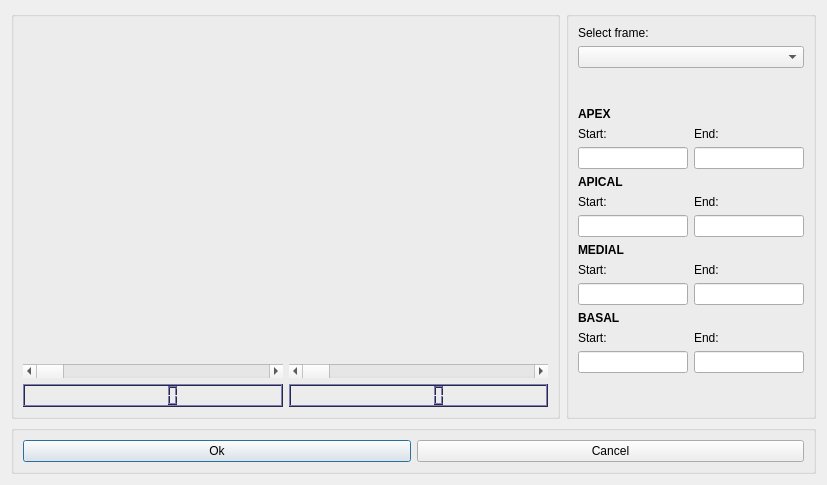
<ui version="4.0" >
 <class>frmAxialRegion</class>
 <widget class="QDialog" name="frmAxialRegion" >
  <property name="geometry" >
   <rect>
    <x>0</x>
    <y>0</y>
    <width>827</width>
    <height>485</height>
   </rect>
  </property>
  <property name="windowTitle" >
   <string>MIV Axial Regions Editor</string>
  </property>
  <layout class="QGridLayout" name="gridLayout_7" >
   <item row="0" column="1" >
    <widget class="QGroupBox" name="groupBox" >
     <property name="sizePolicy" >
      <sizepolicy vsizetype="Preferred" hsizetype="Fixed" >
       <horstretch>0</horstretch>
       <verstretch>0</verstretch>
      </sizepolicy>
     </property>
     <property name="minimumSize" >
      <size>
       <width>250</width>
       <height>0</height>
      </size>
     </property>
     <property name="maximumSize" >
      <size>
       <width>250</width>
       <height>16777215</height>
      </size>
     </property>
     <property name="title" >
      <string/>
     </property>
     <layout class="QGridLayout" name="gridLayout_6" >
      <item row="0" column="0" >
       <widget class="QLabel" name="label" >
        <property name="text" >
         <string>Select frame:</string>
        </property>
       </widget>
      </item>
      <item row="1" column="0" >
       <widget class="QComboBox" name="cboFrame" />
      </item>
      <item row="3" column="0" >
       <layout class="QGridLayout" name="gridLayout_2" >
        <item row="0" column="0" >
         <widget class="QLabel" name="label_2" >
          <property name="font" >
           <font>
            <weight>75</weight>
            <bold>true</bold>
           </font>
          </property>
          <property name="text" >
           <string>APEX</string>
          </property>
         </widget>
        </item>
        <item row="1" column="0" >
         <widget class="QLabel" name="label_3" >
          <property name="text" >
           <string>Start:</string>
          </property>
         </widget>
        </item>
        <item row="1" column="1" >
         <widget class="QLabel" name="label_4" >
          <property name="text" >
           <string>End:</string>
          </property>
         </widget>
        </item>
        <item row="2" column="0" >
         <widget class="QLineEdit" name="txtApexStart" />
        </item>
        <item row="2" column="1" >
         <widget class="QLineEdit" name="txtApexEnd" />
        </item>
       </layout>
      </item>
      <item row="4" column="0" >
       <layout class="QGridLayout" name="gridLayout_3" >
        <item row="0" column="0" >
         <widget class="QLabel" name="label_5" >
          <property name="font" >
           <font>
            <weight>75</weight>
            <bold>true</bold>
           </font>
          </property>
          <property name="text" >
           <string>APICAL</string>
          </property>
         </widget>
        </item>
        <item row="1" column="0" >
         <widget class="QLabel" name="label_6" >
          <property name="text" >
           <string>Start:</string>
          </property>
         </widget>
        </item>
        <item row="1" column="1" >
         <widget class="QLabel" name="label_7" >
          <property name="text" >
           <string>End:</string>
          </property>
         </widget>
        </item>
        <item row="2" column="0" >
         <widget class="QLineEdit" name="txtApicalStart" />
        </item>
        <item row="2" column="1" >
         <widget class="QLineEdit" name="txtApicalEnd" />
        </item>
       </layout>
      </item>
      <item row="5" column="0" >
       <layout class="QGridLayout" name="gridLayout_4" >
        <item row="0" column="0" >
         <widget class="QLabel" name="label_8" >
          <property name="font" >
           <font>
            <weight>75</weight>
            <bold>true</bold>
           </font>
          </property>
          <property name="text" >
           <string>MEDIAL</string>
          </property>
         </widget>
        </item>
        <item row="1" column="0" >
         <widget class="QLabel" name="label_9" >
          <property name="text" >
           <string>Start:</string>
          </property>
         </widget>
        </item>
        <item row="1" column="1" >
         <widget class="QLabel" name="label_10" >
          <property name="text" >
           <string>End:</string>
          </property>
         </widget>
        </item>
        <item row="2" column="0" >
         <widget class="QLineEdit" name="txtMedialStart" />
        </item>
        <item row="2" column="1" >
         <widget class="QLineEdit" name="txtMedialEnd" />
        </item>
       </layout>
      </item>
      <item row="6" column="0" >
       <layout class="QGridLayout" name="gridLayout_5" >
        <item row="0" column="0" >
         <widget class="QLabel" name="label_11" >
          <property name="font" >
           <font>
            <weight>75</weight>
            <bold>true</bold>
           </font>
          </property>
          <property name="text" >
           <string>BASAL</string>
          </property>
         </widget>
        </item>
        <item row="1" column="0" >
         <widget class="QLabel" name="label_12" >
          <property name="text" >
           <string>Start:</string>
          </property>
         </widget>
        </item>
        <item row="1" column="1" >
         <widget class="QLabel" name="label_13" >
          <property name="text" >
           <string>End:</string>
          </property>
         </widget>
        </item>
        <item row="2" column="0" >
         <widget class="QLineEdit" name="txtBasalStart" />
        </item>
        <item row="2" column="1" >
         <widget class="QLineEdit" name="txtBasalEnd" />
        </item>
       </layout>
      </item>
      <item row="2" column="0" >
       <spacer name="verticalSpacer" >
        <property name="orientation" >
         <enum>Qt::Vertical</enum>
        </property>
        <property name="sizeHint" stdset="0" >
         <size>
          <width>20</width>
          <height>40</height>
         </size>
        </property>
       </spacer>
      </item>
      <item row="7" column="0" >
       <spacer name="verticalSpacer_2" >
        <property name="orientation" >
         <enum>Qt::Vertical</enum>
        </property>
        <property name="sizeHint" stdset="0" >
         <size>
          <width>20</width>
          <height>40</height>
         </size>
        </property>
       </spacer>
      </item>
     </layout>
    </widget>
   </item>
   <item row="1" column="0" colspan="2" >
    <widget class="QGroupBox" name="groupBox_2" >
     <property name="title" >
      <string/>
     </property>
     <layout class="QHBoxLayout" name="horizontalLayout" >
      <item>
       <widget class="QPushButton" name="cmdOk" >
        <property name="text" >
         <string>Ok</string>
        </property>
       </widget>
      </item>
      <item>
       <widget class="QPushButton" name="cmdCancel" >
        <property name="text" >
         <string>Cancel</string>
        </property>
       </widget>
      </item>
     </layout>
    </widget>
   </item>
   <item row="0" column="0" >
    <widget class="QGroupBox" name="groupBox_3" >
     <property name="minimumSize" >
      <size>
       <width>428</width>
       <height>0</height>
      </size>
     </property>
     <property name="title" >
      <string/>
     </property>
     <layout class="QGridLayout" name="gridLayout_9" >
      <item row="0" column="0" >
       <layout class="QGridLayout" name="gridLayout" >
        <item row="0" column="0" >
         <widget class="QVTKWidget" name="vtkWidget" >
          <property name="sizePolicy" >
           <sizepolicy vsizetype="MinimumExpanding" hsizetype="Expanding" >
            <horstretch>0</horstretch>
            <verstretch>0</verstretch>
           </sizepolicy>
          </property>
          <property name="minimumSize" >
           <size>
            <width>256</width>
            <height>256</height>
           </size>
          </property>
         </widget>
        </item>
        <item row="1" column="0" >
         <widget class="QScrollBar" name="scrollAxial" >
          <property name="orientation" >
           <enum>Qt::Horizontal</enum>
          </property>
         </widget>
        </item>
        <item row="2" column="0" >
         <widget class="QLCDNumber" name="lcdNumber_Axial" >
          <property name="palette" >
           <palette>
            <active>
             <colorrole role="WindowText" >
              <brush brushstyle="SolidPattern" >
               <color alpha="255" >
                <red>255</red>
                <green>255</green>
                <blue>255</blue>
               </color>
              </brush>
             </colorrole>
             <colorrole role="Button" >
              <brush brushstyle="SolidPattern" >
               <color alpha="255" >
                <red>85</red>
                <green>85</green>
                <blue>127</blue>
               </color>
              </brush>
             </colorrole>
             <colorrole role="Light" >
              <brush brushstyle="SolidPattern" >
               <color alpha="255" >
                <red>127</red>
                <green>127</green>
                <blue>191</blue>
               </color>
              </brush>
             </colorrole>
             <colorrole role="Midlight" >
              <brush brushstyle="SolidPattern" >
               <color alpha="255" >
                <red>106</red>
                <green>106</green>
                <blue>159</blue>
               </color>
              </brush>
             </colorrole>
             <colorrole role="Dark" >
              <brush brushstyle="SolidPattern" >
               <color alpha="255" >
                <red>42</red>
                <green>42</green>
                <blue>63</blue>
               </color>
              </brush>
             </colorrole>
             <colorrole role="Mid" >
              <brush brushstyle="SolidPattern" >
               <color alpha="255" >
                <red>56</red>
                <green>56</green>
                <blue>84</blue>
               </color>
              </brush>
             </colorrole>
             <colorrole role="Text" >
              <brush brushstyle="SolidPattern" >
               <color alpha="255" >
                <red>255</red>
                <green>255</green>
                <blue>255</blue>
               </color>
              </brush>
             </colorrole>
             <colorrole role="BrightText" >
              <brush brushstyle="SolidPattern" >
               <color alpha="255" >
                <red>255</red>
                <green>255</green>
                <blue>255</blue>
               </color>
              </brush>
             </colorrole>
             <colorrole role="ButtonText" >
              <brush brushstyle="SolidPattern" >
               <color alpha="255" >
                <red>255</red>
                <green>255</green>
                <blue>255</blue>
               </color>
              </brush>
             </colorrole>
             <colorrole role="Base" >
              <brush brushstyle="SolidPattern" >
               <color alpha="255" >
                <red>0</red>
                <green>0</green>
                <blue>0</blue>
               </color>
              </brush>
             </colorrole>
             <colorrole role="Window" >
              <brush brushstyle="SolidPattern" >
               <color alpha="255" >
                <red>85</red>
                <green>85</green>
                <blue>127</blue>
               </color>
              </brush>
             </colorrole>
             <colorrole role="Shadow" >
              <brush brushstyle="SolidPattern" >
               <color alpha="255" >
                <red>0</red>
                <green>0</green>
                <blue>0</blue>
               </color>
              </brush>
             </colorrole>
             <colorrole role="AlternateBase" >
              <brush brushstyle="SolidPattern" >
               <color alpha="255" >
                <red>42</red>
                <green>42</green>
                <blue>63</blue>
               </color>
              </brush>
             </colorrole>
             <colorrole role="ToolTipBase" >
              <brush brushstyle="SolidPattern" >
               <color alpha="255" >
                <red>255</red>
                <green>255</green>
                <blue>220</blue>
               </color>
              </brush>
             </colorrole>
             <colorrole role="ToolTipText" >
              <brush brushstyle="SolidPattern" >
               <color alpha="255" >
                <red>0</red>
                <green>0</green>
                <blue>0</blue>
               </color>
              </brush>
             </colorrole>
            </active>
            <inactive>
             <colorrole role="WindowText" >
              <brush brushstyle="SolidPattern" >
               <color alpha="255" >
                <red>255</red>
                <green>255</green>
                <blue>255</blue>
               </color>
              </brush>
             </colorrole>
             <colorrole role="Button" >
              <brush brushstyle="SolidPattern" >
               <color alpha="255" >
                <red>85</red>
                <green>85</green>
                <blue>127</blue>
               </color>
              </brush>
             </colorrole>
             <colorrole role="Light" >
              <brush brushstyle="SolidPattern" >
               <color alpha="255" >
                <red>127</red>
                <green>127</green>
                <blue>191</blue>
               </color>
              </brush>
             </colorrole>
             <colorrole role="Midlight" >
              <brush brushstyle="SolidPattern" >
               <color alpha="255" >
                <red>106</red>
                <green>106</green>
                <blue>159</blue>
               </color>
              </brush>
             </colorrole>
             <colorrole role="Dark" >
              <brush brushstyle="SolidPattern" >
               <color alpha="255" >
                <red>42</red>
                <green>42</green>
                <blue>63</blue>
               </color>
              </brush>
             </colorrole>
             <colorrole role="Mid" >
              <brush brushstyle="SolidPattern" >
               <color alpha="255" >
                <red>56</red>
                <green>56</green>
                <blue>84</blue>
               </color>
              </brush>
             </colorrole>
             <colorrole role="Text" >
              <brush brushstyle="SolidPattern" >
               <color alpha="255" >
                <red>255</red>
                <green>255</green>
                <blue>255</blue>
               </color>
              </brush>
             </colorrole>
             <colorrole role="BrightText" >
              <brush brushstyle="SolidPattern" >
               <color alpha="255" >
                <red>255</red>
                <green>255</green>
                <blue>255</blue>
               </color>
              </brush>
             </colorrole>
             <colorrole role="ButtonText" >
              <brush brushstyle="SolidPattern" >
               <color alpha="255" >
                <red>255</red>
                <green>255</green>
                <blue>255</blue>
               </color>
              </brush>
             </colorrole>
             <colorrole role="Base" >
              <brush brushstyle="SolidPattern" >
               <color alpha="255" >
                <red>0</red>
                <green>0</green>
                <blue>0</blue>
               </color>
              </brush>
             </colorrole>
             <colorrole role="Window" >
              <brush brushstyle="SolidPattern" >
               <color alpha="255" >
                <red>85</red>
                <green>85</green>
                <blue>127</blue>
               </color>
              </brush>
             </colorrole>
             <colorrole role="Shadow" >
              <brush brushstyle="SolidPattern" >
               <color alpha="255" >
                <red>0</red>
                <green>0</green>
                <blue>0</blue>
               </color>
              </brush>
             </colorrole>
             <colorrole role="AlternateBase" >
              <brush brushstyle="SolidPattern" >
               <color alpha="255" >
                <red>42</red>
                <green>42</green>
                <blue>63</blue>
               </color>
              </brush>
             </colorrole>
             <colorrole role="ToolTipBase" >
              <brush brushstyle="SolidPattern" >
               <color alpha="255" >
                <red>255</red>
                <green>255</green>
                <blue>220</blue>
               </color>
              </brush>
             </colorrole>
             <colorrole role="ToolTipText" >
              <brush brushstyle="SolidPattern" >
               <color alpha="255" >
                <red>0</red>
                <green>0</green>
                <blue>0</blue>
               </color>
              </brush>
             </colorrole>
            </inactive>
            <disabled>
             <colorrole role="WindowText" >
              <brush brushstyle="SolidPattern" >
               <color alpha="255" >
                <red>42</red>
                <green>42</green>
                <blue>63</blue>
               </color>
              </brush>
             </colorrole>
             <colorrole role="Button" >
              <brush brushstyle="SolidPattern" >
               <color alpha="255" >
                <red>85</red>
                <green>85</green>
                <blue>127</blue>
               </color>
              </brush>
             </colorrole>
             <colorrole role="Light" >
              <brush brushstyle="SolidPattern" >
               <color alpha="255" >
                <red>127</red>
                <green>127</green>
                <blue>191</blue>
               </color>
              </brush>
             </colorrole>
             <colorrole role="Midlight" >
              <brush brushstyle="SolidPattern" >
               <color alpha="255" >
                <red>106</red>
                <green>106</green>
                <blue>159</blue>
               </color>
              </brush>
             </colorrole>
             <colorrole role="Dark" >
              <brush brushstyle="SolidPattern" >
               <color alpha="255" >
                <red>42</red>
                <green>42</green>
                <blue>63</blue>
               </color>
              </brush>
             </colorrole>
             <colorrole role="Mid" >
              <brush brushstyle="SolidPattern" >
               <color alpha="255" >
                <red>56</red>
                <green>56</green>
                <blue>84</blue>
               </color>
              </brush>
             </colorrole>
             <colorrole role="Text" >
              <brush brushstyle="SolidPattern" >
               <color alpha="255" >
                <red>42</red>
                <green>42</green>
                <blue>63</blue>
               </color>
              </brush>
             </colorrole>
             <colorrole role="BrightText" >
              <brush brushstyle="SolidPattern" >
               <color alpha="255" >
                <red>255</red>
                <green>255</green>
                <blue>255</blue>
               </color>
              </brush>
             </colorrole>
             <colorrole role="ButtonText" >
              <brush brushstyle="SolidPattern" >
               <color alpha="255" >
                <red>42</red>
                <green>42</green>
                <blue>63</blue>
               </color>
              </brush>
             </colorrole>
             <colorrole role="Base" >
              <brush brushstyle="SolidPattern" >
               <color alpha="255" >
                <red>85</red>
                <green>85</green>
                <blue>127</blue>
               </color>
              </brush>
             </colorrole>
             <colorrole role="Window" >
              <brush brushstyle="SolidPattern" >
               <color alpha="255" >
                <red>85</red>
                <green>85</green>
                <blue>127</blue>
               </color>
              </brush>
             </colorrole>
             <colorrole role="Shadow" >
              <brush brushstyle="SolidPattern" >
               <color alpha="255" >
                <red>0</red>
                <green>0</green>
                <blue>0</blue>
               </color>
              </brush>
             </colorrole>
             <colorrole role="AlternateBase" >
              <brush brushstyle="SolidPattern" >
               <color alpha="255" >
                <red>85</red>
                <green>85</green>
                <blue>127</blue>
               </color>
              </brush>
             </colorrole>
             <colorrole role="ToolTipBase" >
              <brush brushstyle="SolidPattern" >
               <color alpha="255" >
                <red>255</red>
                <green>255</green>
                <blue>220</blue>
               </color>
              </brush>
             </colorrole>
             <colorrole role="ToolTipText" >
              <brush brushstyle="SolidPattern" >
               <color alpha="255" >
                <red>0</red>
                <green>0</green>
                <blue>0</blue>
               </color>
              </brush>
             </colorrole>
            </disabled>
           </palette>
          </property>
         </widget>
        </item>
       </layout>
      </item>
      <item row="0" column="1" >
       <layout class="QGridLayout" name="gridLayout_8" >
        <item row="0" column="0" >
         <widget class="QVTKWidget" name="vtkWidget_2" >
          <property name="sizePolicy" >
           <sizepolicy vsizetype="MinimumExpanding" hsizetype="Expanding" >
            <horstretch>0</horstretch>
            <verstretch>0</verstretch>
           </sizepolicy>
          </property>
          <property name="minimumSize" >
           <size>
            <width>256</width>
            <height>256</height>
           </size>
          </property>
         </widget>
        </item>
        <item row="1" column="0" >
         <widget class="QScrollBar" name="scrollSagittal" >
          <property name="orientation" >
           <enum>Qt::Horizontal</enum>
          </property>
         </widget>
        </item>
        <item row="2" column="0" >
         <widget class="QLCDNumber" name="lcdNumber_Sagittal" >
          <property name="palette" >
           <palette>
            <active>
             <colorrole role="WindowText" >
              <brush brushstyle="SolidPattern" >
               <color alpha="255" >
                <red>255</red>
                <green>255</green>
                <blue>255</blue>
               </color>
              </brush>
             </colorrole>
             <colorrole role="Button" >
              <brush brushstyle="SolidPattern" >
               <color alpha="255" >
                <red>85</red>
                <green>85</green>
                <blue>127</blue>
               </color>
              </brush>
             </colorrole>
             <colorrole role="Light" >
              <brush brushstyle="SolidPattern" >
               <color alpha="255" >
                <red>127</red>
                <green>127</green>
                <blue>191</blue>
               </color>
              </brush>
             </colorrole>
             <colorrole role="Midlight" >
              <brush brushstyle="SolidPattern" >
               <color alpha="255" >
                <red>106</red>
                <green>106</green>
                <blue>159</blue>
               </color>
              </brush>
             </colorrole>
             <colorrole role="Dark" >
              <brush brushstyle="SolidPattern" >
               <color alpha="255" >
                <red>42</red>
                <green>42</green>
                <blue>63</blue>
               </color>
              </brush>
             </colorrole>
             <colorrole role="Mid" >
              <brush brushstyle="SolidPattern" >
               <color alpha="255" >
                <red>56</red>
                <green>56</green>
                <blue>84</blue>
               </color>
              </brush>
             </colorrole>
             <colorrole role="Text" >
              <brush brushstyle="SolidPattern" >
               <color alpha="255" >
                <red>255</red>
                <green>255</green>
                <blue>255</blue>
               </color>
              </brush>
             </colorrole>
             <colorrole role="BrightText" >
              <brush brushstyle="SolidPattern" >
               <color alpha="255" >
                <red>255</red>
                <green>255</green>
                <blue>255</blue>
               </color>
              </brush>
             </colorrole>
             <colorrole role="ButtonText" >
              <brush brushstyle="SolidPattern" >
               <color alpha="255" >
                <red>255</red>
                <green>255</green>
                <blue>255</blue>
               </color>
              </brush>
             </colorrole>
             <colorrole role="Base" >
              <brush brushstyle="SolidPattern" >
               <color alpha="255" >
                <red>0</red>
                <green>0</green>
                <blue>0</blue>
               </color>
              </brush>
             </colorrole>
             <colorrole role="Window" >
              <brush brushstyle="SolidPattern" >
               <color alpha="255" >
                <red>85</red>
                <green>85</green>
                <blue>127</blue>
               </color>
              </brush>
             </colorrole>
             <colorrole role="Shadow" >
              <brush brushstyle="SolidPattern" >
               <color alpha="255" >
                <red>0</red>
                <green>0</green>
                <blue>0</blue>
               </color>
              </brush>
             </colorrole>
             <colorrole role="AlternateBase" >
              <brush brushstyle="SolidPattern" >
               <color alpha="255" >
                <red>42</red>
                <green>42</green>
                <blue>63</blue>
               </color>
              </brush>
             </colorrole>
             <colorrole role="ToolTipBase" >
              <brush brushstyle="SolidPattern" >
               <color alpha="255" >
                <red>255</red>
                <green>255</green>
                <blue>220</blue>
               </color>
              </brush>
             </colorrole>
             <colorrole role="ToolTipText" >
              <brush brushstyle="SolidPattern" >
               <color alpha="255" >
                <red>0</red>
                <green>0</green>
                <blue>0</blue>
               </color>
              </brush>
             </colorrole>
            </active>
            <inactive>
             <colorrole role="WindowText" >
              <brush brushstyle="SolidPattern" >
               <color alpha="255" >
                <red>255</red>
                <green>255</green>
                <blue>255</blue>
               </color>
              </brush>
             </colorrole>
             <colorrole role="Button" >
              <brush brushstyle="SolidPattern" >
               <color alpha="255" >
                <red>85</red>
                <green>85</green>
                <blue>127</blue>
               </color>
              </brush>
             </colorrole>
             <colorrole role="Light" >
              <brush brushstyle="SolidPattern" >
               <color alpha="255" >
                <red>127</red>
                <green>127</green>
                <blue>191</blue>
               </color>
              </brush>
             </colorrole>
             <colorrole role="Midlight" >
              <brush brushstyle="SolidPattern" >
               <color alpha="255" >
                <red>106</red>
                <green>106</green>
                <blue>159</blue>
               </color>
              </brush>
             </colorrole>
             <colorrole role="Dark" >
              <brush brushstyle="SolidPattern" >
               <color alpha="255" >
                <red>42</red>
                <green>42</green>
                <blue>63</blue>
               </color>
              </brush>
             </colorrole>
             <colorrole role="Mid" >
              <brush brushstyle="SolidPattern" >
               <color alpha="255" >
                <red>56</red>
                <green>56</green>
                <blue>84</blue>
               </color>
              </brush>
             </colorrole>
             <colorrole role="Text" >
              <brush brushstyle="SolidPattern" >
               <color alpha="255" >
                <red>255</red>
                <green>255</green>
                <blue>255</blue>
               </color>
              </brush>
             </colorrole>
             <colorrole role="BrightText" >
              <brush brushstyle="SolidPattern" >
               <color alpha="255" >
                <red>255</red>
                <green>255</green>
                <blue>255</blue>
               </color>
              </brush>
             </colorrole>
             <colorrole role="ButtonText" >
              <brush brushstyle="SolidPattern" >
               <color alpha="255" >
                <red>255</red>
                <green>255</green>
                <blue>255</blue>
               </color>
              </brush>
             </colorrole>
             <colorrole role="Base" >
              <brush brushstyle="SolidPattern" >
               <color alpha="255" >
                <red>0</red>
                <green>0</green>
                <blue>0</blue>
               </color>
              </brush>
             </colorrole>
             <colorrole role="Window" >
              <brush brushstyle="SolidPattern" >
               <color alpha="255" >
                <red>85</red>
                <green>85</green>
                <blue>127</blue>
               </color>
              </brush>
             </colorrole>
             <colorrole role="Shadow" >
              <brush brushstyle="SolidPattern" >
               <color alpha="255" >
                <red>0</red>
                <green>0</green>
                <blue>0</blue>
               </color>
              </brush>
             </colorrole>
             <colorrole role="AlternateBase" >
              <brush brushstyle="SolidPattern" >
               <color alpha="255" >
                <red>42</red>
                <green>42</green>
                <blue>63</blue>
               </color>
              </brush>
             </colorrole>
             <colorrole role="ToolTipBase" >
              <brush brushstyle="SolidPattern" >
               <color alpha="255" >
                <red>255</red>
                <green>255</green>
                <blue>220</blue>
               </color>
              </brush>
             </colorrole>
             <colorrole role="ToolTipText" >
              <brush brushstyle="SolidPattern" >
               <color alpha="255" >
                <red>0</red>
                <green>0</green>
                <blue>0</blue>
               </color>
              </brush>
             </colorrole>
            </inactive>
            <disabled>
             <colorrole role="WindowText" >
              <brush brushstyle="SolidPattern" >
               <color alpha="255" >
                <red>42</red>
                <green>42</green>
                <blue>63</blue>
               </color>
              </brush>
             </colorrole>
             <colorrole role="Button" >
              <brush brushstyle="SolidPattern" >
               <color alpha="255" >
                <red>85</red>
                <green>85</green>
                <blue>127</blue>
               </color>
              </brush>
             </colorrole>
             <colorrole role="Light" >
              <brush brushstyle="SolidPattern" >
               <color alpha="255" >
                <red>127</red>
                <green>127</green>
                <blue>191</blue>
               </color>
              </brush>
             </colorrole>
             <colorrole role="Midlight" >
              <brush brushstyle="SolidPattern" >
               <color alpha="255" >
                <red>106</red>
                <green>106</green>
                <blue>159</blue>
               </color>
              </brush>
             </colorrole>
             <colorrole role="Dark" >
              <brush brushstyle="SolidPattern" >
               <color alpha="255" >
                <red>42</red>
                <green>42</green>
                <blue>63</blue>
               </color>
              </brush>
             </colorrole>
             <colorrole role="Mid" >
              <brush brushstyle="SolidPattern" >
               <color alpha="255" >
                <red>56</red>
                <green>56</green>
                <blue>84</blue>
               </color>
              </brush>
             </colorrole>
             <colorrole role="Text" >
              <brush brushstyle="SolidPattern" >
               <color alpha="255" >
                <red>42</red>
                <green>42</green>
                <blue>63</blue>
               </color>
              </brush>
             </colorrole>
             <colorrole role="BrightText" >
              <brush brushstyle="SolidPattern" >
               <color alpha="255" >
                <red>255</red>
                <green>255</green>
                <blue>255</blue>
               </color>
              </brush>
             </colorrole>
             <colorrole role="ButtonText" >
              <brush brushstyle="SolidPattern" >
               <color alpha="255" >
                <red>42</red>
                <green>42</green>
                <blue>63</blue>
               </color>
              </brush>
             </colorrole>
             <colorrole role="Base" >
              <brush brushstyle="SolidPattern" >
               <color alpha="255" >
                <red>85</red>
                <green>85</green>
                <blue>127</blue>
               </color>
              </brush>
             </colorrole>
             <colorrole role="Window" >
              <brush brushstyle="SolidPattern" >
               <color alpha="255" >
                <red>85</red>
                <green>85</green>
                <blue>127</blue>
               </color>
              </brush>
             </colorrole>
             <colorrole role="Shadow" >
              <brush brushstyle="SolidPattern" >
               <color alpha="255" >
                <red>0</red>
                <green>0</green>
                <blue>0</blue>
               </color>
              </brush>
             </colorrole>
             <colorrole role="AlternateBase" >
              <brush brushstyle="SolidPattern" >
               <color alpha="255" >
                <red>85</red>
                <green>85</green>
                <blue>127</blue>
               </color>
              </brush>
             </colorrole>
             <colorrole role="ToolTipBase" >
              <brush brushstyle="SolidPattern" >
               <color alpha="255" >
                <red>255</red>
                <green>255</green>
                <blue>220</blue>
               </color>
              </brush>
             </colorrole>
             <colorrole role="ToolTipText" >
              <brush brushstyle="SolidPattern" >
               <color alpha="255" >
                <red>0</red>
                <green>0</green>
                <blue>0</blue>
               </color>
              </brush>
             </colorrole>
            </disabled>
           </palette>
          </property>
         </widget>
        </item>
       </layout>
      </item>
     </layout>
    </widget>
   </item>
  </layout>
  <zorder>groupBox</zorder>
  <zorder>groupBox_2</zorder>
  <zorder>groupBox_3</zorder>
 </widget>
 <customwidgets>
  <customwidget>
   <class>QVTKWidget</class>
   <extends>QFrame</extends>
   <header>QVTKWidget.h</header>
   <container>1</container>
  </customwidget>
 </customwidgets>
 <resources/>
 <connections>
  <connection>
   <sender>scrollAxial</sender>
   <signal>valueChanged(int)</signal>
   <receiver>lcdNumber_Axial</receiver>
   <slot>display(int)</slot>
   <hints>
    <hint type="sourcelabel" >
     <x>133</x>
     <y>369</y>
    </hint>
    <hint type="destinationlabel" >
     <x>129</x>
     <y>400</y>
    </hint>
   </hints>
  </connection>
  <connection>
   <sender>scrollSagittal</sender>
   <signal>valueChanged(int)</signal>
   <receiver>lcdNumber_Sagittal</receiver>
   <slot>display(int)</slot>
   <hints>
    <hint type="sourcelabel" >
     <x>373</x>
     <y>371</y>
    </hint>
    <hint type="destinationlabel" >
     <x>366</x>
     <y>392</y>
    </hint>
   </hints>
  </connection>
 </connections>
</ui>
